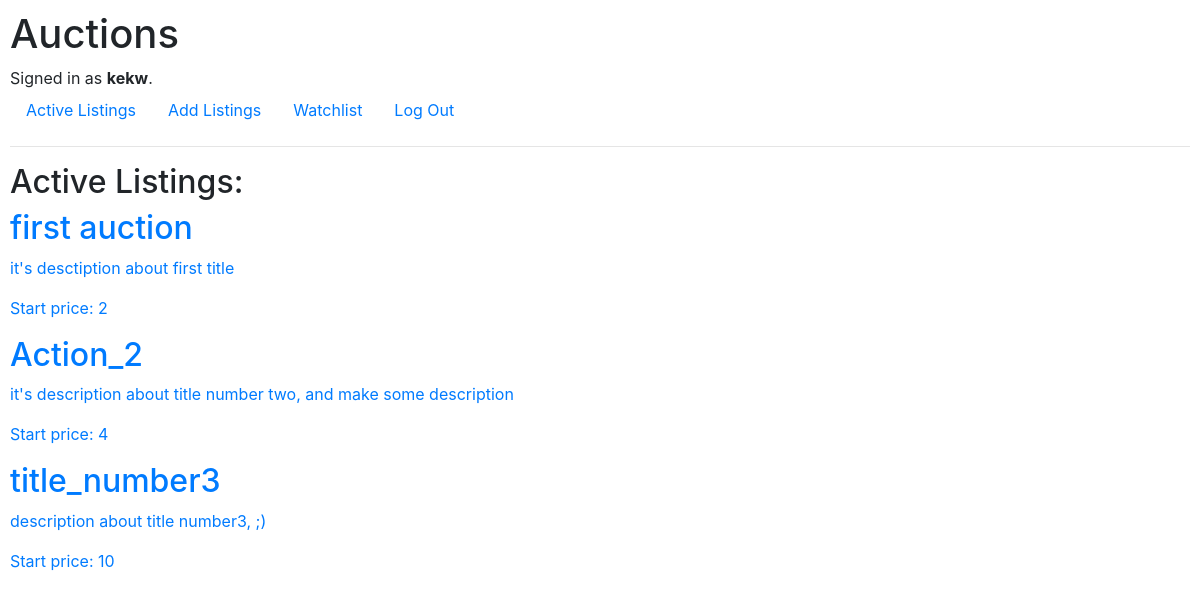
Page / (signed in) on the earlier database version.
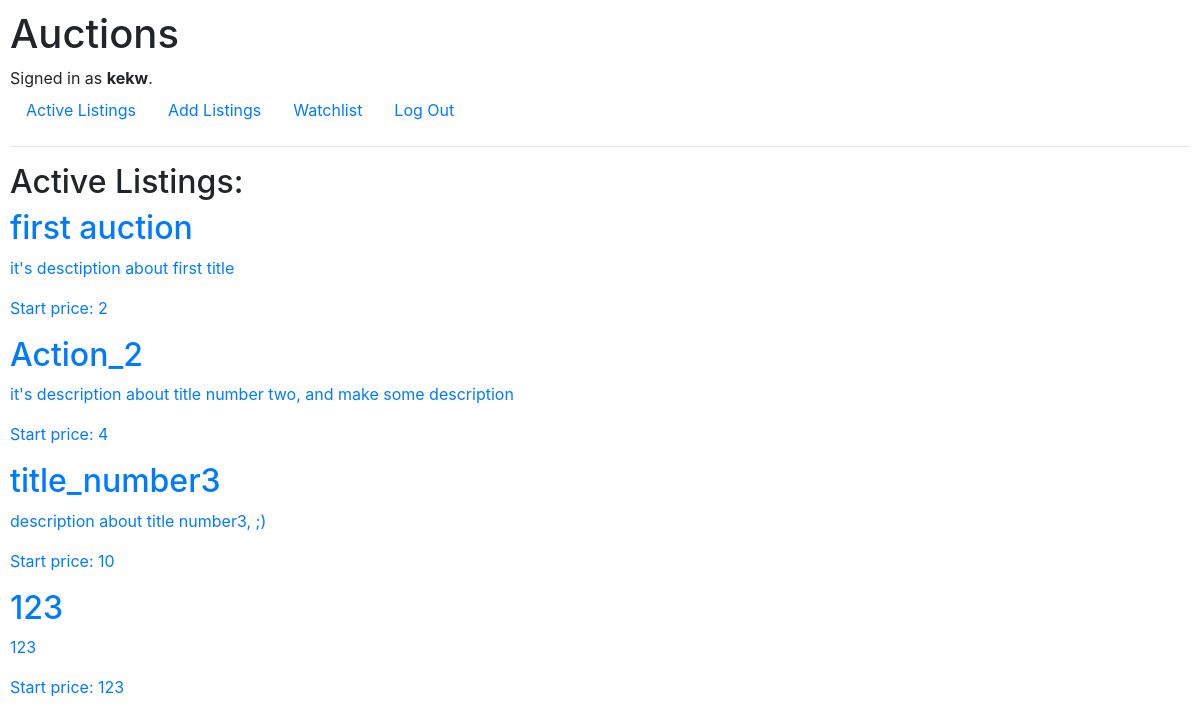
Same page on the later database version.
### auctions/models.py (models this page shows, shortened)
class AuctionList(models.Model):
    title = models.CharField(max_length=64, verbose_name="title")
    description = models.TextField(verbose_name="description")
    start_price = models.IntegerField(null=False, blank=False)
    creator = models.ForeignKey(User, on_delete=models.CASCADE, related_name="auction_list", verbose_name="creator")
    current_bid = models.DecimalField(max_digits=10, decimal_places=2, null=True, blank=True)

### auctions/views.py (the view)
# urls.py: path("", views.index, name="index"),
def index(request):
    return render(request, "auctions/index.html", {
        "list": AuctionList.objects.all(),
    })

### auctions/templates/auctions/index.html
{% extends "auctions/layout.html" %}
{% block body %}
    {% if user.is_authenticated %}
        <h2>Active Listings: </h2>
        {% for auction in list %}
            <a href="{% url 'auction' auction.id %}">
                <div>
                    <h2>{{ auction.title }}</h2>
                    <p>{{ auction.description }}</p>
                    <p>Start price: {{ auction.start_price }}</p>
                </div>
            </a>
        {% empty %}
            <p>Auctions don't found</p>
        {% endfor %}
    {% else %}
        To see active listings you need to be logged in
    {% endif %}
{% endblock %}

Differences in the rows shown:
added AuctionList: title "123", description "123", start_price "123"
